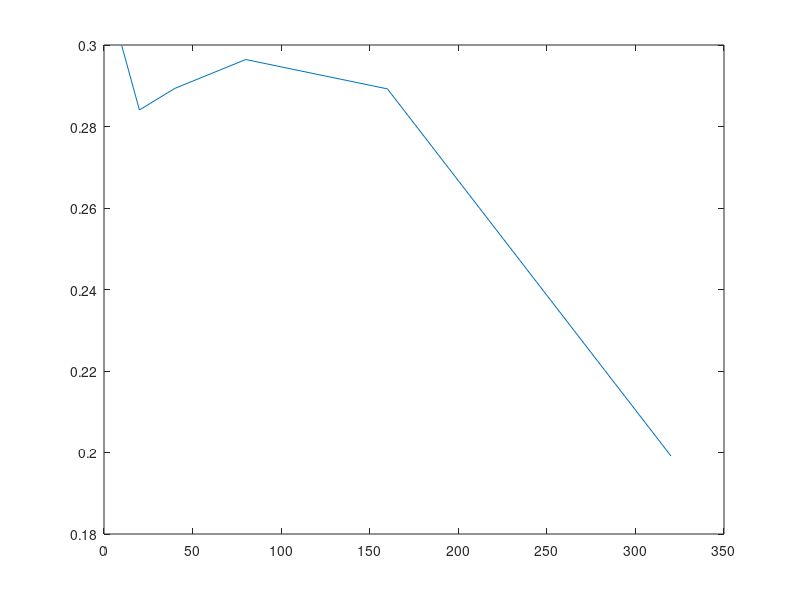

The MATLAB script that drew this image:
%% a1
t1=tic;
n=5;
k=0;
while toc(t1)<2
    k=k+1;
    n=n*2
    A=zeros(n);
    b=zeros(n,1);
    for i=1:2*n
        for j=1:n
            if i==j
                A(i,j)=1/5;
            else
                A(i,j)=2*(i-j)+1;
            end
        end
        b(i)=1+0.4*i;
    end
    ata=A'*A;
    atb=A'*b;
    a=ata\atb;
    res(k)=norm(atb-ata*a);
    ns(k)=n;
end
plot(ns(1:k),res(1:k));

%% a2
t1=tic;
n=5;
k=0;
while toc(t1)<2
    k=k+1;
    n=n*2
    A=zeros(n);
    b=zeros(n,1);
    for i=1:2*n
        for j=1:n
            A(i,j)=7/(9*(i+j+1));
        end
        if mod(i,2)==0
            b(i)=7/(5*i);
        else
            b(i)=0;
        end
    end
    ata=A'*A;
    atb=A'*b;
    a=ata\atb;
    res(k)=norm(atb-ata*a);
    ns(k)=n;
end
plot(ns(1:k),res(1:k));

%% b1
t1=tic;
n=5;
k=0;
while toc(t1)<2
    k=k+1;
    n=n*2
    A=zeros(n);
    b=zeros(n,1);
    for i=1:2*n
        for j=1:n
            if i==j
                A(i,j)=1/5;
            else
                A(i,j)=2*(i-j)+1;
            end
        end
        b(i)=1+0.4*i;
    end
    [Q,R]=qr(A);
    a=R\Q'*b;
    res(k)=norm(R*a-Q'*b);
    ns(k)=n;
end
plot(ns(1:k),res(1:k));

%% b2
t1=tic;
n=5;
k=0;
while toc(t1)<2
    k=k+1;
    n=n*2
    A=zeros(n);
    b=zeros(n,1);
    for i=1:2*n
        for j=1:n
            A(i,j)=7/(9*(i+j+1));
        end
        if mod(i,2)==0
            b(i)=7/(5*i);
        else
            b(i)=0;
        end
    end
    [Q,R]=qr(A);
    a=R\Q'*b;
    res(k)=norm(R*a-Q'*b);
    ns(k)=n;
end
plot(ns(1:k),res(1:k));